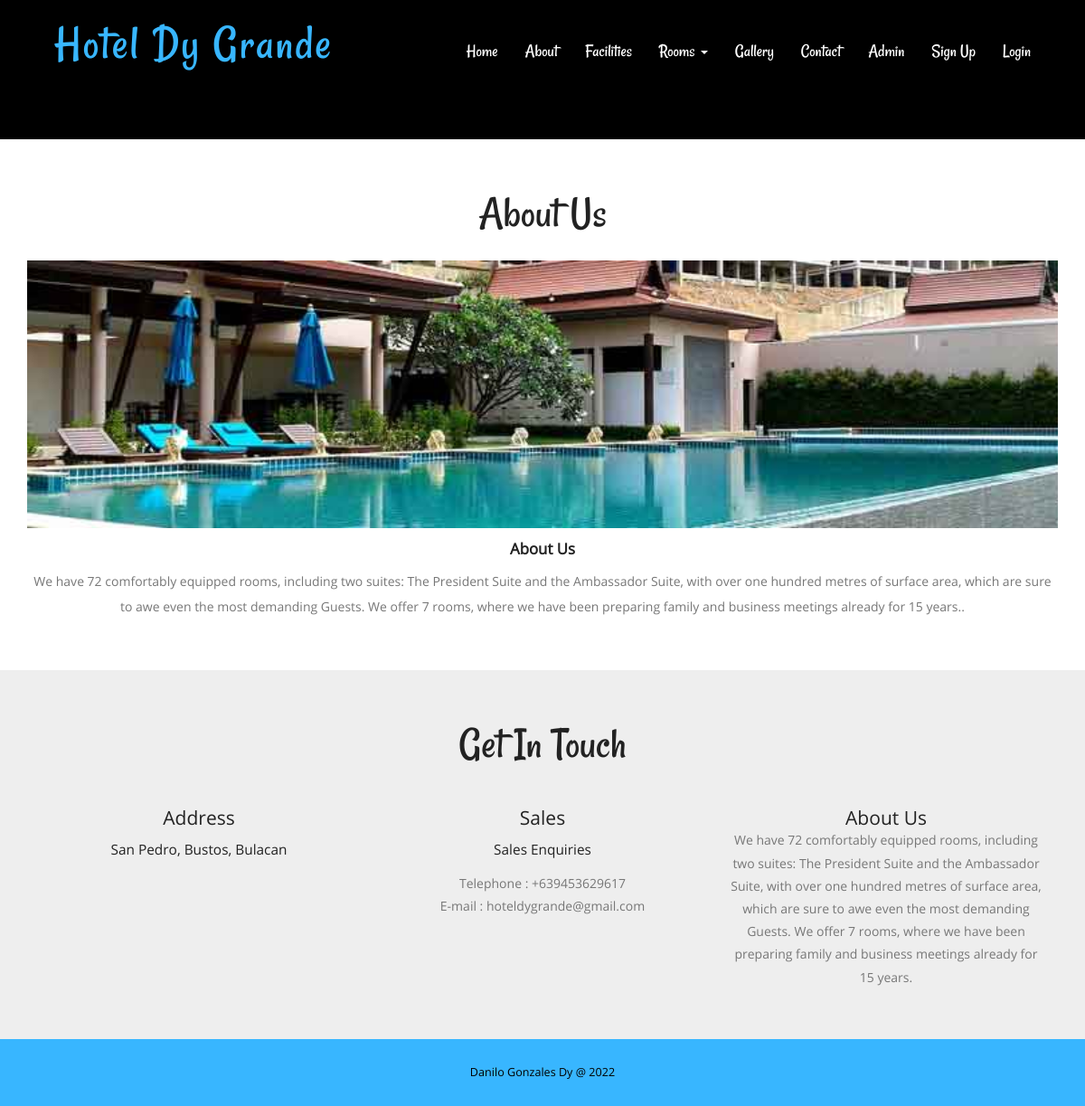
Page /about.php on the committed database.
### tables this page shows
CREATE TABLE `tblpage` (
  `ID` int(10) NOT NULL,
  `PageType` varchar(120) DEFAULT NULL,
  `PageTitle` varchar(200) DEFAULT NULL,
  `PageDescription` mediumtext DEFAULT NULL,
  `Email` varchar(120) DEFAULT NULL,
  `MobileNumber` bigint(10) DEFAULT NULL,
  `UpdationDate` timestamp NULL DEFAULT NULL ON UPDATE current_timestamp()
);

### about.php (the view, shortened to what this page needs)
<?php
include('includes/dbconnection.php');
?>
<!DOCTYPE HTML>
<html>
<head>
<link href="css/bootstrap.css" rel="stylesheet" type="text/css" media="all">
<link href="css/style.css" rel="stylesheet" type="text/css" media="all" />
</head>
<body>
			<div class="header head-top">
				<div class="container">
	<?php include_once('includes/header.php');?>
		</div>
</div>
		<div class="content">
			<div class="about-section">
			<div class="container">
				<?php
$sql="SELECT * from tblpage where PageType='aboutus'";
$query = $dbh -> prepare($sql);
$query->execute();
$results=$query->fetchAll(PDO::FETCH_OBJ);
$cnt=1;
if($query->rowCount() > 0)
{
foreach($results as $row)
{               ?>
				<h2><?php  echo htmlentities($row->PageTitle);?></h2>
				<img src="images/p1.jpg" class="img-responsive" alt="/">
				<h5><?php  echo htmlentities($row->PageTitle);?></h5>
				<p><?php  echo htmlentities($row->PageDescription);?>.</p>
				<?php $cnt=$cnt+1;}} ?>
			</div>
		</div>
		<?php include_once('includes/getintouch.php');?>
			</div>
					<?php include_once('includes/footer.php');?>
</body>
</html>

### includes/getintouch.php
<div class="touch-section">
					<div class="container">
						<h3>get in touch</h3>
						<div class="touch-grids">
							<?php
$sql="SELECT * from tblpage where PageType='contactus'";
$query = $dbh -> prepare($sql);
$query->execute();
$results=$query->fetchAll(PDO::FETCH_OBJ);
$cnt=1;
if($query->rowCount() > 0)
{
foreach($results as $row)
{               ?>
							<div class="col-md-4 touch-grid">
								<h4>address</h4>
								<h5><?php  echo htmlentities($row->PageDescription);?></h5>
							</div>
							<div class="col-md-4 touch-grid">
								<h4>Sales</h4>
								<h5>Sales Enquiries</h5>
								<p>Telephone : +<?php  echo htmlentities($row->MobileNumber);?></p>
							<p>E-mail : <?php  echo htmlentities($row->Email);?></p>
							</div><?php $cnt=$cnt+1;}} ?>
							<div class="col-md-4 touch-grid">
								<?php
$sql="SELECT * from tblpage where PageType='aboutus'";
$query = $dbh -> prepare($sql);
$query->execute();
$results=$query->fetchAll(PDO::FETCH_OBJ);
$cnt=1;
if($query->rowCount() > 0)
{
foreach($results as $row)
{               ?>
							<h4><?php  echo htmlentities($row->PageTitle);?></h4>
								<p><?php  echo htmlentities($row->PageDescription);?></p>
							</div><?php $cnt=$cnt+1;}} ?>
							<div class="clearfix"></div>
						</div>
					</div>
					</div>

### css/style.css (style rules this page uses)
h1,h2,h3,h4,h5,h6 { padding:0 0; margin:0 0; }
p { padding:0 0; margin:0 0; }
body { padding:0 0; margin:0 0; font-family: 'OpenSans-Regular' }
.header { background:url(../images/banner1.jpg) no-repeat 0px 0px; background-size:cover; -webkit-background-size: cover; -moz-background-size: cover; -o-background-size: cover; -ms-background-size: cover; min-height:764px; padding-bottom: 4em; }
.touch-section { padding: 4em 0; text-align: center; background-color: #eee; }
.touch-grids { margin-top: 3em; }
.touch-grid h4 { font-size: 1.5em; color: #222; text-transform: capitalize; }
.touch-section h3 { font-size: 3.5em; text-transform: capitalize; font-family: 'Rancho-Regular'; color: #222; }
.touch-grid h5 { font-size: 1.1em; padding: 1em 0; color: #222; }
.touch-grid p { font-size: 1em; line-height: 1.8em; color: #777; }
.head-top { min-height: 115px !important; }
.about-section { padding:4em 0; text-align:center; }
.about-section h2 { font-size: 3.5em; text-transform: capitalize; font-family: 'Rancho-Regular'; color: #222; margin-bottom: 0.5em; }
.about-section img { width: 100%; }
.about-section h5 { font-size: 1.2em; text-transform: capitalize; color: #222; margin: 0.8em 0; font-weight: 600; }
.about-section p { font-size: 1em; line-height: 2em; color: #777; }
@media (max-width:1440px) { .header { min-height: 679px; } }
@media (max-width:1366px) { .header { min-height: 652px; } }
@media (max-width:1280px) { .header { min-height: 602px; } }

### rows in the picture
tblpage: PageTitle "About Us", PageDescription "We have 72 comfortably equipped rooms, including two suites: The President Suite and the Ambassador Suite, with over one hundred metres of surface area, which are sure to awe even the most demanding Guests. We offer 7 rooms, where we have been preparing family and business meetings already for 15 years."
tblpage: PageDescription "San Pedro, Bustos, Bulacan", MobileNumber "639453629617", Email "hoteldygrande@gmail.com"
